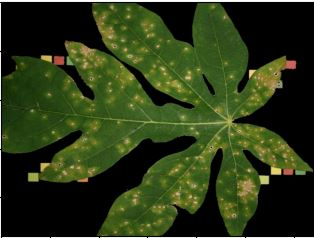
#> input picture estracao-informacao-imagens/img/entrada/folha-de-mamao-sem-fundo.JPG, 314 x 238 px, found by its file name
$ python 'Rotulagem e análise de componentes conectados ao OpenCV-16-10-2021.py'   (older library calls are emulated)
#> lines starting #> are read from the running program, lines starting #| are printed output that depends on the picture; after the words box and inside, x2 and y2 are one past the last pixel; in counts of white or black regions, pixels touching at a corner belong together
#fonte: https://www.pyimagesearch.com/2021/02/22/opencv-connected-component-labeling-and-analysis/

# import the necessary packages
import argparse
import cv2
# construct the argument parser and parse the arguments
'''ap = argparse.ArgumentParser()
ap.add_argument("-i", ".../img/entrada", required=True,
	help="path to input image")
ap.add_argument("-c", "8", type=int, default=4,
	help="connectivity for connected component analysis")
args = vars(ap.parse_args())
'''
#---------
# load the input image from disk, convert it to grayscale, and
# threshold it
#image = cv2.imread(args["folha-de-mamao-sem-fundo"])
image = cv2.imread("img/entrada/folha-de-mamao-sem-fundo.jpg")
#> image is the input picture: shape (238, 314, 3); mean B, G, R 22.5, 56.8, 43.9
gray = cv2.cvtColor(image, cv2.COLOR_BGR2GRAY)
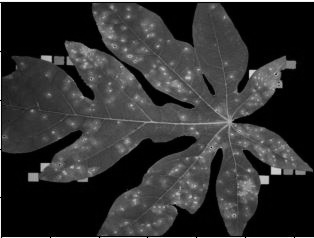
#> gray: shape (238, 314); min 0, max 255, mean 49.1
thresh = cv2.threshold(gray, 0, 255, cv2.THRESH_BINARY_INV | cv2.THRESH_OTSU)[1]
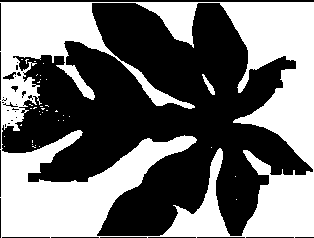
#> thresh: shape (238, 314); 45.6% white; 37 white regions (35 under 20 px), largest, box (x1, y1, x2, y2) and area: (0, 2, 314, 238) 33907, (202, 74, 215, 95) 90

imagem = cv2.imread("img/entrada/folha-de-mamao-sem-fundo.jpg")
imagemEmCinza = cv2.cvtColor(imagem, cv2.COLOR_BGR2GRAY)
imagemSuavizada = cv2.GaussianBlur(imagemEmCinza, (5, 5), 0)
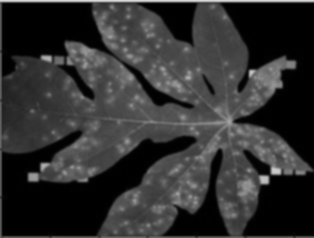
#> imagemSuavizada: shape (238, 314); min 0, max 217, mean 48.5

#--------
# apply connected component analysis to the thresholded image
output = cv2.connectedComponentsWithStats( thresh, 8, cv2.CV_32S)
(numLabels, labels, stats, centroids) = output
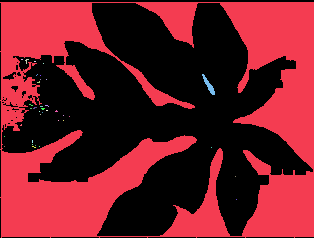
#> labels: shape (238, 314) int32; 38 distinct labels, from 0 to 37; one colour per label, 0 black
#> numLabels = 38; stats = 38 rows, first 6: [0, 0, 314, 238, 40658], [0, 2, 314, 236, 33907], [21, 59, 2, 1, 2], [25, 59, 4, 5, 8], [34, 61, 2, 1, 2], [43, 63, 1, 1, 1]; centroids = 38 pairs, first value 4 to 236, second value 59 to 199

#--------
# loop over the number of unique connected component labels
for i in range(0, numLabels):
	# if this is the first component then we examine the
	# *background* (typically we would just ignore this
	# component in our loop)
	if i == 0:
		text = "examining component {}/{} (background)".format(
			i + 1, numLabels)
	# otherwise, we are examining an actual connected component
	else:
		text = "examining component {}/{}".format( i + 1, numLabels)
	# print a status message update for the current connected
	# component
	print("[INFO] {}".format(text))
	# extract the connected component statistics and centroid for
	# the current label
	x = stats[i, cv2.CC_STAT_LEFT]
	y = stats[i, cv2.CC_STAT_TOP]
	w = stats[i, cv2.CC_STAT_WIDTH]
	h = stats[i, cv2.CC_STAT_HEIGHT]
	area = stats[i, cv2.CC_STAT_AREA]
	(cX, cY) = centroids[i]

#----------
	# clone our original image (so we can draw on it) and then draw
	# a bounding box surrounding the connected component along with
	# a circle corresponding to the centroid
	output = image.copy()
	cv2.rectangle(output, (x, y), (x + w, y + h), (0, 255, 0), 3)
	cv2.circle(output, (int(cX), int(cY)), 4, (0, 0, 255), -1)


#--------
	# construct a mask for the current connected component by
	# finding a pixels in the labels array that have the current
	# connected component ID
	componentMask = (labels == i).astype("uint8") * 255
	# show our output image and connected component mask
	cv2.imshow("Output", output)
	cv2.imshow("Connected Component", componentMask)
	cv2.waitKey(0)
#> this loop made 38 passes
#> (text, x, y, w, h, area, cX, cY) on passes 1, 2, 9: ('examining component 1/38 (background)', 0, 0, 314, 238, 40658, 155.8, 115.6), ('examining component 2/38', 0, 2, 314, 236, 33907, 157.5, 122.1), ('examining component 9/38', 202, 74, 13, 21, 90, 208.5, 85)
#| [INFO] examining component 1/38 (background)
#| [INFO] examining component 2/38
#| [INFO] examining component 3/38
#| [INFO] examining component 4/38
#| [INFO] examining component 5/38
#| [INFO] examining component 6/38
#| [INFO] examining component 7/38
#| [INFO] examining component 8/38
#> (further printed lines are left out)
#> pass 1, `cv2.imshow("Output", output)`:
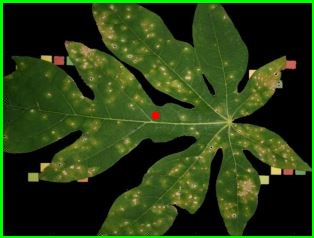
#> window 'Output': shape (238, 314, 3); mean B, G, R 18.7, 62.2, 40.2
#> pass 2, `componentMask = (labels == i).astype("uint8") * 255`:
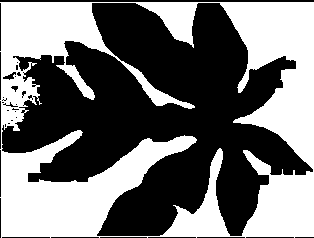
#> componentMask: shape (238, 314); 45.4% white; 1 white region, box (x1, y1, x2, y2) and area: (0, 2, 314, 238) 33907
#> pass 2, `cv2.imshow("Output", output)`:
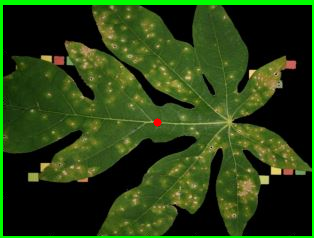
#> window 'Output': shape (238, 314, 3); mean B, G, R 18.6, 64.2, 40.1

$ run again, with estracao-informacao-imagens/img/entrada/doenca-extraida-com-circulo.jpg copied over estracao-informacao-imagens/img/entrada/folha-de-mamao-sem-fundo.JPG
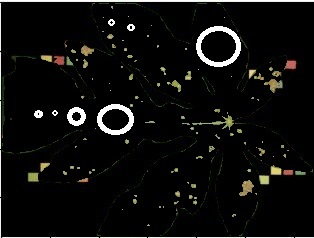
#> input picture estracao-informacao-imagens/img/entrada/doenca-extraida-com-circulo.jpg, 314 x 238 px, found by its file name
#> image is the input picture: shape (238, 314, 3); mean B, G, R 13.2, 14.3, 14.4
#> thresh: shape (238, 314); 93.9% white; 124 black regions (78 under 20 px), largest, box (x1, y1, x2, y2) and area: (0, 0, 314, 2) 628, (196, 26, 241, 67) 595, (97, 104, 134, 135) 468
#> `(numLabels, labels, stats, centroids) = output`:
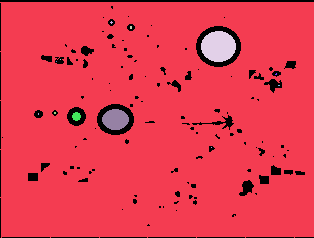
#> labels: shape (238, 314) int32; 14 distinct labels, from 0 to 13; one colour per label, 0 black
#> numLabels = 14; stats = 14 rows, first 6: [0, 0, 314, 238, 4576], [0, 2, 314, 236, 68780], [110, 21, 3, 3, 5], [130, 26, 2, 3, 6], [201, 31, 35, 31, 853], [60, 59, 1, 1, 1]; centroids = 14 rows, first 8: [158.6, 100.4], [155.9, 120.6], [111, 22], [130.5, 27], [218, 46.03], [60, 59], [56, 61], [275.7, 73.67]
#> the loop `for i in range(0, numLabels):` made 14 passes
#> (text, x, y, w, h, area, cX, cY) on passes 1, 2, 5, 10, 13: ('examining component 1/14 (background)', 0, 0, 314, 238, 4576, 158.6, 100.4), ('examining component 2/14', 0, 2, 314, 236, 68780, 155.9, 120.6), ('examining component 5/14', 201, 31, 35, 31, 853, 218, 46.03), ('examining component 10/14', 102, 109, 27, 21, 437, 115, 119), ('examining component 13/14', 72, 112, 9, 9, 61, 76, 116)
#> (printed output is left out)
#> pass 2, `cv2.imshow("Output", output)`:
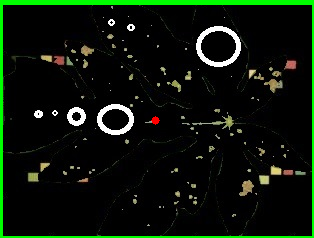
#> window 'Output': shape (238, 314, 3); mean B, G, R 9.3, 21.8, 10.7
